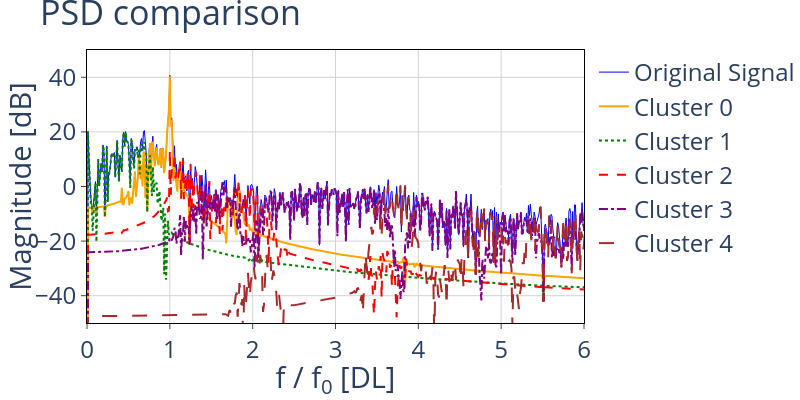
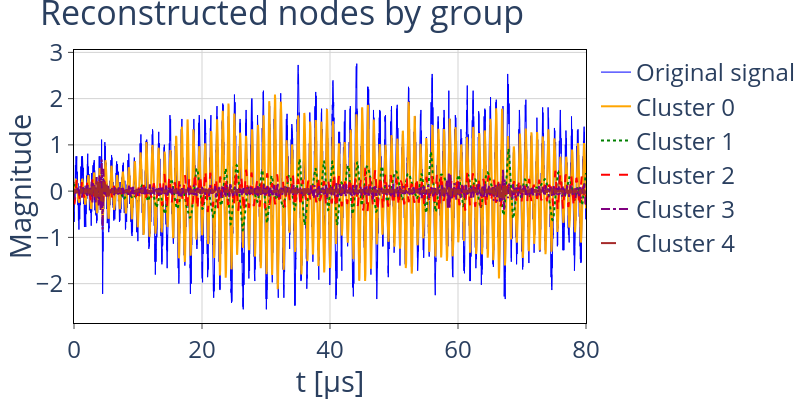

The code cell stored with these charts, in order, in its notebook:
### Code cell
# In the plot_fft_by_group functin below, set clusters to None to plot all of them, otherwise, plot a list of int

fft_lim = 6  # this is the upper limit for plotting the spectrum (fft/psd of emissions)

fig = plot.plot_fft_by_group(
    tr_obj, labels_sorted, sampling_rate,
    clusters=None,
    xlims=[0,fft_lim],
    ylims=[-50,50],
    fundamental_freq=frequency,
    freq_threshold=freq_threshold,
    fig_height=Fig_Height,
    fig_width=Fig_Width,
    plot_full_reconstruction=False,
    correct_psd=True
)

fig = plot.plot_reconstructions_by_group(
    tr_obj, labels_sorted, t_plot, freq_threshold,
    fig_height=Fig_Height,
    fig_width=Fig_Width,
)

fig = plot.plot_centers(
    all_metrics,
    centers_sorted,
)

### Figure 1 — Plotly figure (JSON) as saved in the notebook; plotly's stock layout.template omitted (floating-point values rounded to 4 significant figures; data arrays with more than 128 entries replaced by an {"elided": "..."} marker saying what was removed)
{"data": [{"line": {"color": "blue", "dash": "solid", "width": 1}, "mode": "lines", "name": "Original Signal", "type": "scatter", "x": {"elided": "8000 float values"}, "y": {"elided": "8000 float values"}}, {"line": {"color": "orange", "dash": "solid", "width": 2}, "mode": "lines", "name": "Cluster 0", "type": "scatter", "x": {"elided": "8000 float values"}, "y": {"elided": "8000 float values"}}, {"line": {"color": "green", "dash": "dot", "width": 2}, "mode": "lines", "name": "Cluster 1", "type": "scatter", "x": {"elided": "8000 float values"}, "y": {"elided": "8000 float values"}}, {"line": {"color": "red", "dash": "dash", "width": 2}, "mode": "lines", "name": "Cluster 2", "type": "scatter", "x": {"elided": "8000 float values"}, "y": {"elided": "8000 float values"}}, {"line": {"color": "purple", "dash": "dashdot", "width": 2}, "mode": "lines", "name": "Cluster 3", "type": "scatter", "x": {"elided": "8000 float values"}, "y": {"elided": "8000 float values"}}, {"line": {"color": "brown", "dash": "longdash", "width": 2}, "mode": "lines", "name": "Cluster 4", "type": "scatter", "x": {"elided": "8000 float values"}, "y": {"elided": "8000 float values"}}], "layout": {"font": {"size": 24}, "height": 400, "legend": {"font": {"size": 24}, "title": {"text": ""}, "traceorder": "normal"}, "margin": {"b": 0, "l": 0, "r": 0, "t": 50}, "plot_bgcolor": "white", "title": {"text": "PSD comparison"}, "width": 800, "xaxis": {"gridcolor": "lightgrey", "linecolor": "black", "mirror": true, "range": [0, 6], "showline": true, "tickfont": {"size": 24}, "ticks": "outside", "title": {"text": "f / f<sub>0</sub> [DL]"}}, "yaxis": {"gridcolor": "lightgrey", "linecolor": "black", "mirror": true, "range": [-50, 50], "showline": true, "tickfont": {"size": 24}, "ticks": "outside", "title": {"text": "Magnitude [dB]"}}}}

### Figure 2 — Plotly figure (JSON) as saved in the notebook; plotly's stock layout.template omitted (floating-point values rounded to 4 significant figures; data arrays with more than 128 entries replaced by an {"elided": "..."} marker saying what was removed)
{"data": [{"line": {"color": "blue", "dash": "solid", "width": 1}, "mode": "lines", "name": "Original signal", "type": "scatter", "x": {"elided": "16001 float values"}, "y": {"elided": "16001 float values"}}, {"line": {"color": "orange", "dash": "solid", "width": 2}, "mode": "lines", "name": "Cluster 0", "type": "scatter", "x": {"elided": "16001 float values"}, "y": {"elided": "16001 float values"}}, {"line": {"color": "green", "dash": "dot", "width": 2}, "mode": "lines", "name": "Cluster 1", "type": "scatter", "x": {"elided": "16001 float values"}, "y": {"elided": "16001 float values"}}, {"line": {"color": "red", "dash": "dash", "width": 2}, "mode": "lines", "name": "Cluster 2", "type": "scatter", "x": {"elided": "16001 float values"}, "y": {"elided": "16001 float values"}}, {"line": {"color": "purple", "dash": "dashdot", "width": 2}, "mode": "lines", "name": "Cluster 3", "type": "scatter", "x": {"elided": "16001 float values"}, "y": {"elided": "16001 float values"}}, {"line": {"color": "brown", "dash": "longdash", "width": 2}, "mode": "lines", "name": "Cluster 4", "type": "scatter", "x": {"elided": "16001 float values"}, "y": {"elided": "16001 float values"}}], "layout": {"font": {"size": 24}, "height": 400, "legend": {"font": {"size": 24}, "title": {"text": ""}, "traceorder": "normal"}, "margin": {"b": 0, "l": 0, "r": 0, "t": 50}, "plot_bgcolor": "white", "title": {"text": "Reconstructed nodes by group"}, "width": 800, "xaxis": {"gridcolor": "lightgrey", "linecolor": "black", "mirror": true, "showline": true, "tickfont": {"size": 24}, "ticks": "outside", "title": {"text": "t [&mu;s]"}}, "yaxis": {"gridcolor": "lightgrey", "linecolor": "black", "mirror": true, "showline": true, "tickfont": {"size": 24}, "ticks": "outside", "title": {"text": "Magnitude"}}}}
